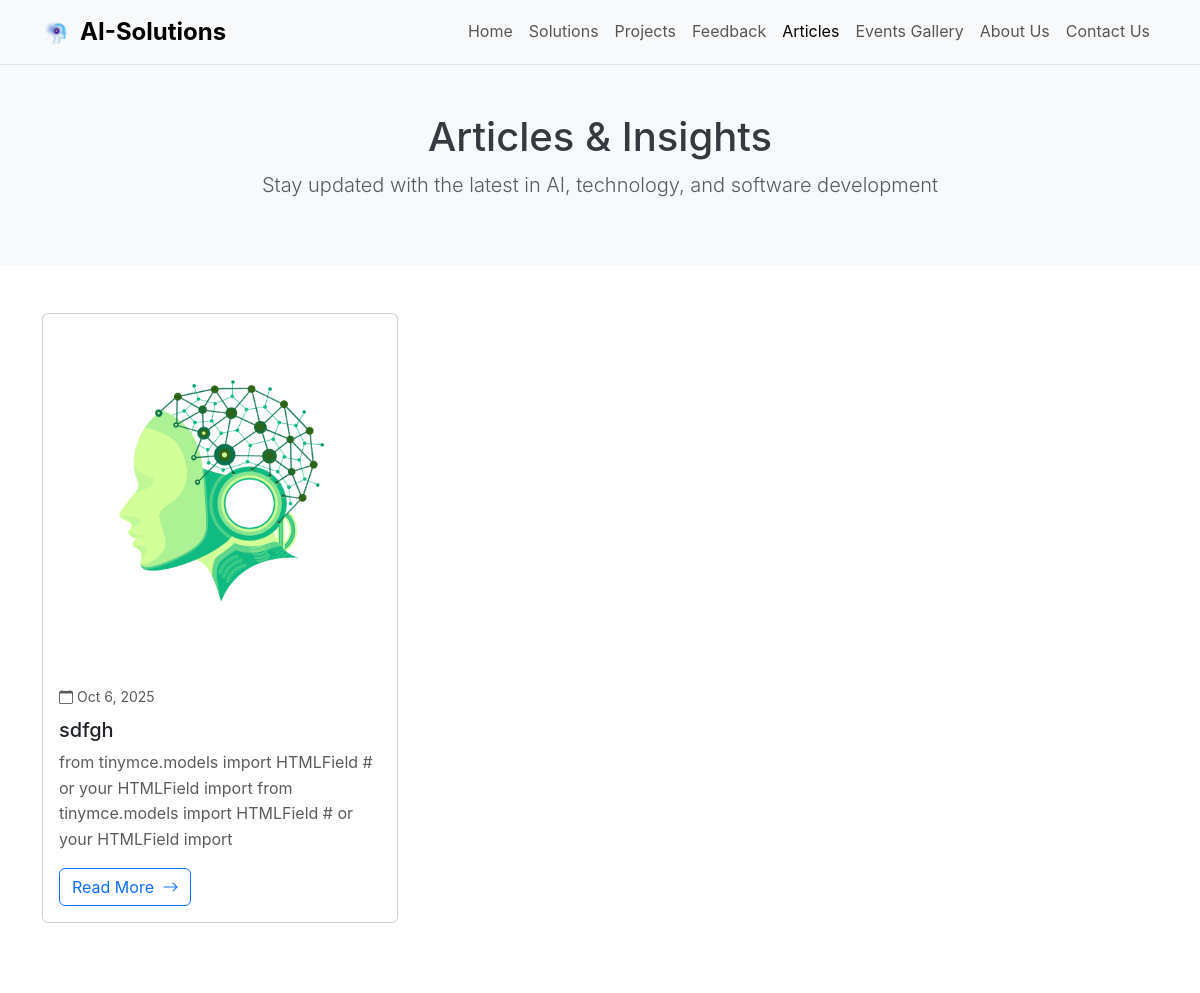
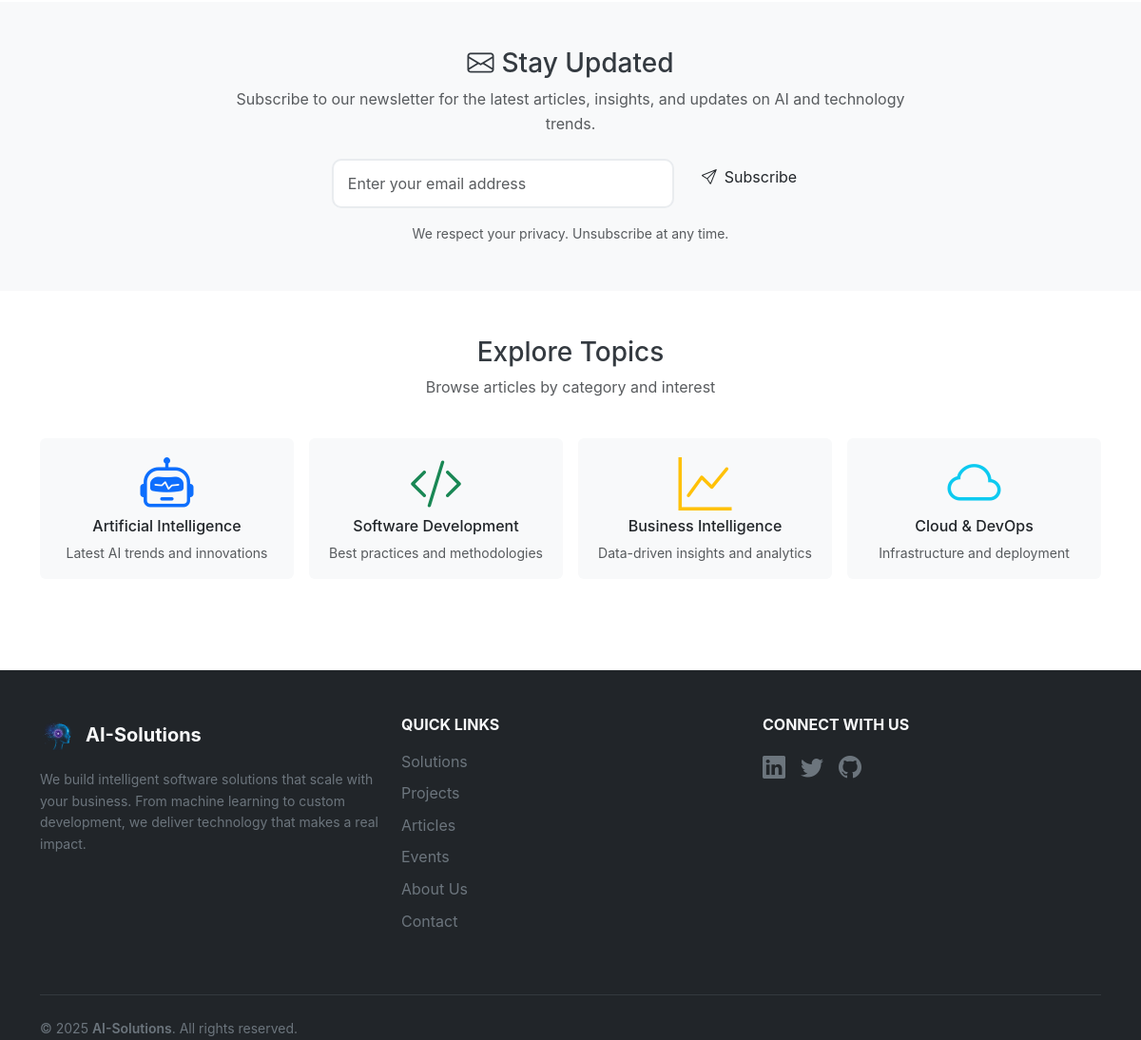
The app's page /articles/ with its own data (2 pictures, top to bottom).
### core/models.py (models this page shows, shortened)
class Article(models.Model):
    ARTICLE_TYPE_CHOICES = [
        ('industry_report', 'Industry Report'),
        ('research_paper', 'Research Paper'),
        ('white_paper', 'White Paper'),
        ('technical_paper', 'Technical Paper'),
        ('market_analysis', 'Market Analysis'),
        ('framework_guide', 'Framework Guide'),
    ]
    STATUS_CHOICES = [
        ('draft', 'Draft'),
        ('published', 'Published'),
    ]
    title = models.CharField(max_length=200)
    content = HTMLField()  # Rich text content
    excerpt = models.TextField(blank=True)  # Short summary
    category = models.CharField(max_length=100, blank=True)
    status = models.CharField(max_length=20, choices=STATUS_CHOICES, default='draft')
    article_type = models.CharField(max_length=50, choices=ARTICLE_TYPE_CHOICES, default='industry_report')
    author = models.CharField(max_length=100, blank=True)  # Can be changed to ForeignKey if needed
    featured_image = models.ImageField(upload_to='articles/', blank=True, null=True)
    published_at = models.DateTimeField(default=timezone.now, blank=True, null=True)
    created_at = models.DateTimeField(auto_now_add=True)
    updated_at = models.DateTimeField(auto_now=True)
    is_featured = models.BooleanField(default=False)
    download_count = models.PositiveIntegerField(default=0)
    slug = models.SlugField(max_length=200, blank=True)
    class Meta:
        ordering = ['-published_at']

### core/views.py (the view)
# urls.py: path('articles/', views.articles, name='articles'),
def articles(request):
    article_type = request.GET.get('type', '')
    queryset = Article.objects.all()
    if article_type:
        queryset = queryset.filter(article_type=article_type)
    paginator = Paginator(queryset, 12)
    page_number = request.GET.get('page')
    page_obj = paginator.get_page(page_number)
    types = Article.ARTICLE_TYPE_CHOICES
    context = {
        'page_obj': page_obj,
        'types': types,
        'selected_type': article_type,
        'settings': SiteSettings.load(),
    }
    return render(request, 'frontend/articles.html', context)

### core/context_processors.py (called while the page is built, shortened)
def site_settings(request):
    return {
        'settings': SiteSettings.load()
    }

def admin_notifications(request):
    return {}

### core/models.py (called while the page is built)
    @classmethod
    def load(cls):
        return cls.objects.first()

### templates/frontend/articles.html (shortened to what this page needs)
{% extends "base.html" %}
{% load static %}
{% block content %}
<section class="py-5 bg-light">
    <div class="container">
        <div class="row">
            <div class="col-12 text-center">
                <h1>Articles & Insights</h1>
                <p class="lead text-muted">
                    Stay updated with the latest in AI, technology, and software development
                </p>
            </div>
        </div>
    </div>
</section>
<section class="py-5">
    <div class="container">
        {% if page_obj %}
            <div class="row">
                {% for article in page_obj %}
                    <div class="col-lg-4 col-md-6 mb-4">
                        <article class="card h-100 card-hover">
                            {% if article.featured_image %}
                                <img src="{{ article.featured_image.url }}" class="card-img-top" alt="{{ article.title }} cover" loading="lazy">
                            {% else %}
                                <img src="{% static 'core/img/placeholder-16x9.jpg' %}" class="card-img-top" alt="{{ article.title }} cover" loading="lazy">
                            {% endif %}
                            <div class="card-body d-flex flex-column">
                                <div class="mb-2">
                                    <small class="text-muted">
                                        <i class="bi bi-calendar me-1"></i>{{ article.published_at|date:"M j, Y" }}
                                    </small>
                                </div>
                                <h5 class="card-title">{{ article.title }}</h5>
                                <p class="card-text text-muted flex-grow-1">
                                    {% if article.excerpt %}
                                        {{ article.excerpt|truncatewords:25 }}
                                    {% else %}
                                        {{ article.content|striptags|truncatewords:25 }}
                                    {% endif %}
                                </p>
                                <div class="mt-auto">
                                    <a href="{% url 'core:article_detail' article.slug %}" class="btn btn-outline-primary">
                                        Read More <i class="bi bi-arrow-right ms-1"></i>
                                    </a>
                                </div>
                            </div>
                        </article>
                    </div>
                {% endfor %}
            </div>
        {% endif %}
    </div>
</section>
<section class="py-5 bg-light">
    <div class="container">
        <div class="row justify-content-center">
            <div class="col-lg-8 text-center">
                <h3><i class="bi bi-envelope text-brand me-2"></i>Stay Updated</h3>
                <p class="text-muted mb-4">
                    Subscribe to our newsletter for the latest articles, insights, and updates on AI and technology trends.
                </p>
                <form class="row g-3 justify-content-center" method="post" action="#">
                    <div class="col-md-6">
                        <input type="email" class="form-control" placeholder="Enter your email address" required>
                    </div>
                    <div class="col-auto">
                        <button type="submit" class="btn btn-brand">
                            <i class="bi bi-send me-2"></i>Subscribe
                        </button>
                    </div>
                </form>
                <small class="text-muted mt-3 d-block">
                    We respect your privacy. Unsubscribe at any time.
                </small>
            </div>
        </div>
    </div>
</section>
{% if page_obj %}
<section class="py-5">
    <div class="container">
        <div class="row">
            <div class="col-12 text-center mb-4">
                <h3>Explore Topics</h3>
                <p class="text-muted">Browse articles by category and interest</p>
            </div>
        </div>
        <div class="row g-3">
            <div class="col-md-3">
                <div class="card border-0 bg-light text-center h-100">
                    <div class="card-body">
                        <i class="bi bi-robot display-4 text-primary mb-3"></i>
                        <h6>Artificial Intelligence</h6>
                        <p class="text-muted small mb-0">Latest AI trends and innovations</p>
                    </div>
                </div>
            </div>
            <div class="col-md-3">
                <div class="card border-0 bg-light text-center h-100">
                    <div class="card-body">
                        <i class="bi bi-code-slash display-4 text-success mb-3"></i>
                        <h6>Software Development</h6>
                        <p class="text-muted small mb-0">Best practices and methodologies</p>
                    </div>
                </div>
            </div>
            <div class="col-md-3">
                <div class="card border-0 bg-light text-center h-100">
                    <div class="card-body">
                        <i class="bi bi-graph-up display-4 text-warning mb-3"></i>
                        <h6>Business Intelligence</h6>
                        <p class="text-muted small mb-0">Data-driven insights and analytics</p>
                    </div>
                </div>
            </div>
            <div class="col-md-3">
                <div class="card border-0 bg-light text-center h-100">
                    <div class="card-body">
                        <i class="bi bi-cloud display-4 text-info mb-3"></i>
                        <h6>Cloud & DevOps</h6>
                        <p class="text-muted small mb-0">Infrastructure and deployment</p>
                    </div>
                </div>
            </div>
        </div>
    </div>
</section>
{% endif %}
{% endblock %}

### static/css/main.css (style rules this page uses)
:root { --primary-color: #007bff; --secondary-color: #6c757d; --success-color: #28a745; --danger-color: #dc3545; --warning-color: #ffc107; --info-color: #17a2b8; --light-color: #f8f9fa; --dark-color: #343a40; --gradient-primary: linear-gradient(135deg, #667eea 0%, #764ba2 100%); --gradient-secondary: linear-gradient(135deg, #f093fb 0%, #f5576c 100%); }
body { font-family: 'Inter', -apple-system, BlinkMacSystemFont, 'Segoe UI', Roboto, sans-serif; line-height: 1.6; color: var(--dark-color); }
.form-control { border-radius: 10px; border: 2px solid #e9ecef; padding: 12px 15px; transition: all 0.3s ease; }

### records on screen
Article: featured_image (picture), published_at "Oct 6, 2025", title "sdfgh", excerpt "from tinymce.models import HTMLField # or your HTMLField import from tinymce.models import HTMLField # or your HTMLField import"
